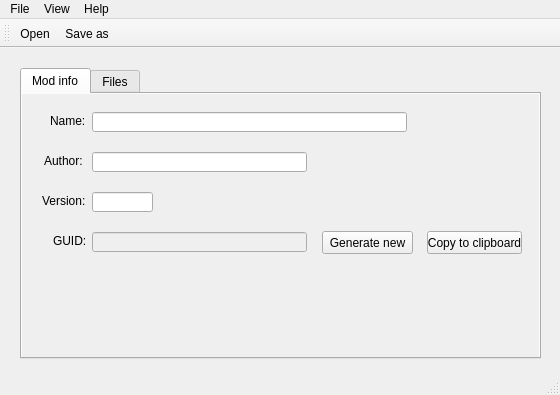
<?xml version="1.0" encoding="UTF-8"?>
<ui version="4.0">
 <class>MainWindow</class>
 <widget class="QMainWindow" name="MainWindow">
  <property name="geometry">
   <rect>
    <x>0</x>
    <y>0</y>
    <width>560</width>
    <height>395</height>
   </rect>
  </property>
  <property name="windowTitle">
   <string>XV2 Quest Creator</string>
  </property>
  <widget class="QWidget" name="centralWidget">
   <widget class="QTabWidget" name="tabWidget">
    <property name="geometry">
     <rect>
      <x>20</x>
      <y>20</y>
      <width>521</width>
      <height>291</height>
     </rect>
    </property>
    <property name="currentIndex">
     <number>0</number>
    </property>
    <widget class="QWidget" name="modInfoTab">
     <property name="autoFillBackground">
      <bool>true</bool>
     </property>
     <attribute name="title">
      <string>Mod info</string>
     </attribute>
     <widget class="QLineEdit" name="modAuthorEdit">
      <property name="geometry">
       <rect>
        <x>70</x>
        <y>58</y>
        <width>215</width>
        <height>20</height>
       </rect>
      </property>
     </widget>
     <widget class="QLabel" name="label">
      <property name="geometry">
       <rect>
        <x>28</x>
        <y>20</y>
        <width>47</width>
        <height>13</height>
       </rect>
      </property>
      <property name="text">
       <string>Name:</string>
      </property>
     </widget>
     <widget class="QLabel" name="label_4">
      <property name="geometry">
       <rect>
        <x>31</x>
        <y>140</y>
        <width>47</width>
        <height>13</height>
       </rect>
      </property>
      <property name="text">
       <string>GUID:</string>
      </property>
     </widget>
     <widget class="QPushButton" name="guidButton">
      <property name="geometry">
       <rect>
        <x>300</x>
        <y>137</y>
        <width>91</width>
        <height>23</height>
       </rect>
      </property>
      <property name="text">
       <string>Generate new</string>
      </property>
     </widget>
     <widget class="QLineEdit" name="modVersionEdit">
      <property name="geometry">
       <rect>
        <x>70</x>
        <y>98</y>
        <width>61</width>
        <height>20</height>
       </rect>
      </property>
     </widget>
     <widget class="QLineEdit" name="modNameEdit">
      <property name="geometry">
       <rect>
        <x>70</x>
        <y>18</y>
        <width>315</width>
        <height>20</height>
       </rect>
      </property>
     </widget>
     <widget class="QLabel" name="label_3">
      <property name="geometry">
       <rect>
        <x>20</x>
        <y>100</y>
        <width>47</width>
        <height>13</height>
       </rect>
      </property>
      <property name="text">
       <string>Version:</string>
      </property>
     </widget>
     <widget class="QLineEdit" name="modGuidEdit">
      <property name="enabled">
       <bool>false</bool>
      </property>
      <property name="geometry">
       <rect>
        <x>70</x>
        <y>138</y>
        <width>215</width>
        <height>20</height>
       </rect>
      </property>
     </widget>
     <widget class="QLabel" name="label_2">
      <property name="geometry">
       <rect>
        <x>22</x>
        <y>60</y>
        <width>47</width>
        <height>13</height>
       </rect>
      </property>
      <property name="text">
       <string>Author:</string>
      </property>
     </widget>
     <widget class="QPushButton" name="guidCopyButton">
      <property name="geometry">
       <rect>
        <x>405</x>
        <y>137</y>
        <width>95</width>
        <height>23</height>
       </rect>
      </property>
      <property name="text">
       <string>Copy to clipboard</string>
      </property>
     </widget>
    </widget>
    <widget class="QWidget" name="filesTab">
     <property name="autoFillBackground">
      <bool>true</bool>
     </property>
     <attribute name="title">
      <string>Files</string>
     </attribute>
     <widget class="QLineEdit" name="questFilesEdit">
      <property name="geometry">
       <rect>
        <x>100</x>
        <y>18</y>
        <width>325</width>
        <height>20</height>
       </rect>
      </property>
     </widget>
     <widget class="QPushButton" name="questFilesButton">
      <property name="geometry">
       <rect>
        <x>435</x>
        <y>17</y>
        <width>61</width>
        <height>23</height>
       </rect>
      </property>
      <property name="text">
       <string>Change</string>
      </property>
     </widget>
     <widget class="QLabel" name="label_6">
      <property name="geometry">
       <rect>
        <x>38</x>
        <y>20</y>
        <width>61</width>
        <height>16</height>
       </rect>
      </property>
      <property name="text">
       <string>Quest files:</string>
      </property>
     </widget>
     <widget class="QLabel" name="label_5">
      <property name="geometry">
       <rect>
        <x>55</x>
        <y>60</y>
        <width>47</width>
        <height>13</height>
       </rect>
      </property>
      <property name="text">
       <string>Audio*:</string>
      </property>
     </widget>
     <widget class="QLineEdit" name="audioFilesEdit">
      <property name="geometry">
       <rect>
        <x>100</x>
        <y>58</y>
        <width>325</width>
        <height>20</height>
       </rect>
      </property>
     </widget>
     <widget class="QPushButton" name="audioFilesButton">
      <property name="geometry">
       <rect>
        <x>435</x>
        <y>57</y>
        <width>61</width>
        <height>23</height>
       </rect>
      </property>
      <property name="text">
       <string>Change</string>
      </property>
     </widget>
     <widget class="QLabel" name="label_7">
      <property name="geometry">
       <rect>
        <x>9</x>
        <y>100</y>
        <width>91</width>
        <height>16</height>
       </rect>
      </property>
      <property name="text">
       <string>Attached mods*:</string>
      </property>
     </widget>
     <widget class="QLineEdit" name="atmodsEdit">
      <property name="geometry">
       <rect>
        <x>100</x>
        <y>98</y>
        <width>325</width>
        <height>20</height>
       </rect>
      </property>
     </widget>
     <widget class="QPushButton" name="atmodsButton">
      <property name="geometry">
       <rect>
        <x>435</x>
        <y>97</y>
        <width>61</width>
        <height>23</height>
       </rect>
      </property>
      <property name="text">
       <string>Change</string>
      </property>
     </widget>
     <widget class="QLabel" name="label_8">
      <property name="geometry">
       <rect>
        <x>5</x>
        <y>140</y>
        <width>101</width>
        <height>16</height>
       </rect>
      </property>
      <property name="text">
       <string>Additional data**:</string>
      </property>
     </widget>
     <widget class="QLineEdit" name="addDataEdit">
      <property name="geometry">
       <rect>
        <x>100</x>
        <y>138</y>
        <width>325</width>
        <height>20</height>
       </rect>
      </property>
     </widget>
     <widget class="QPushButton" name="addDataButton">
      <property name="geometry">
       <rect>
        <x>435</x>
        <y>137</y>
        <width>61</width>
        <height>23</height>
       </rect>
      </property>
      <property name="text">
       <string>Change</string>
      </property>
     </widget>
     <widget class="QLabel" name="label_9">
      <property name="geometry">
       <rect>
        <x>20</x>
        <y>190</y>
        <width>121</width>
        <height>16</height>
       </rect>
      </property>
      <property name="text">
       <string>&lt;html&gt;&lt;head/&gt;&lt;body&gt;&lt;p&gt;&lt;span style=&quot; font-weight:600;&quot;&gt;* Optional&lt;/span&gt;&lt;/p&gt;&lt;/body&gt;&lt;/html&gt;</string>
      </property>
     </widget>
     <widget class="QLabel" name="label_10">
      <property name="geometry">
       <rect>
        <x>20</x>
        <y>220</y>
        <width>301</width>
        <height>16</height>
       </rect>
      </property>
      <property name="text">
       <string>&lt;html&gt;&lt;head/&gt;&lt;body&gt;&lt;p&gt;&lt;span style=&quot; font-weight:600;&quot;&gt;** Optional and use only when really needed.&lt;/span&gt;&lt;/p&gt;&lt;/body&gt;&lt;/html&gt;</string>
      </property>
     </widget>
    </widget>
   </widget>
  </widget>
  <widget class="QMenuBar" name="menuBar">
   <property name="geometry">
    <rect>
     <x>0</x>
     <y>0</y>
     <width>560</width>
     <height>22</height>
    </rect>
   </property>
   <widget class="QMenu" name="menuFile">
    <property name="title">
     <string>File</string>
    </property>
    <addaction name="actionOpen"/>
    <addaction name="actionSave_as"/>
    <addaction name="separator"/>
    <addaction name="actionExit"/>
   </widget>
   <widget class="QMenu" name="menuAbout">
    <property name="title">
     <string>Help</string>
    </property>
    <addaction name="actionAbout"/>
   </widget>
   <widget class="QMenu" name="menuView">
    <property name="title">
     <string>View</string>
    </property>
    <addaction name="actionToggle_dark_mode"/>
   </widget>
   <addaction name="menuFile"/>
   <addaction name="menuView"/>
   <addaction name="menuAbout"/>
  </widget>
  <widget class="QToolBar" name="mainToolBar">
   <attribute name="toolBarArea">
    <enum>TopToolBarArea</enum>
   </attribute>
   <attribute name="toolBarBreak">
    <bool>false</bool>
   </attribute>
   <addaction name="actionOpen"/>
   <addaction name="actionSave_as"/>
  </widget>
  <widget class="QStatusBar" name="statusBar"/>
  <action name="actionOpen">
   <property name="text">
    <string>Open</string>
   </property>
  </action>
  <action name="actionSave_as">
   <property name="text">
    <string>Save as...</string>
   </property>
  </action>
  <action name="actionExit">
   <property name="text">
    <string>Exit</string>
   </property>
  </action>
  <action name="actionAbout">
   <property name="text">
    <string>About</string>
   </property>
  </action>
  <action name="actionToggle_dark_mode">
   <property name="text">
    <string>Toggle dark mode</string>
   </property>
  </action>
 </widget>
 <layoutdefault spacing="6" margin="11"/>
 <resources/>
 <connections/>
</ui>
